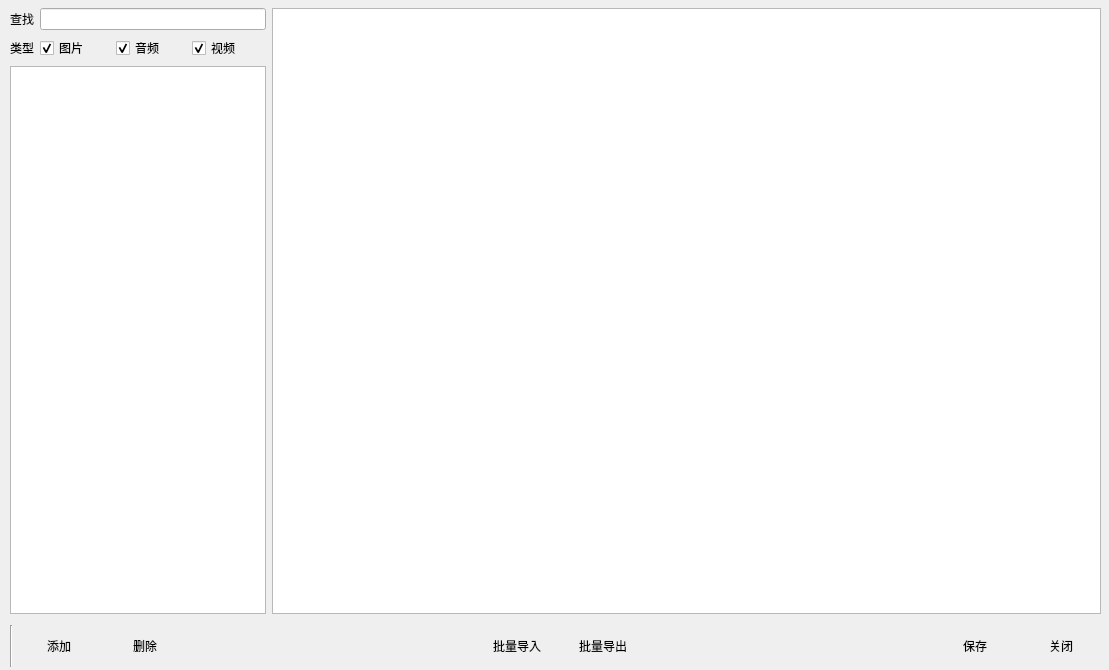
<?xml version="1.0" encoding="UTF-8"?>
<ui version="4.0">
 <class>GalleryDefineWindow</class>
 <widget class="QWidget" name="GalleryDefineWindow">
  <property name="geometry">
   <rect>
    <x>0</x>
    <y>0</y>
    <width>1109</width>
    <height>670</height>
   </rect>
  </property>
  <property name="windowTitle">
   <string>素材库管理</string>
  </property>
  <property name="windowIcon">
   <iconset resource="orion2.qrc">
    <normaloff>:/images/unique32.png</normaloff>:/images/unique32.png</iconset>
  </property>
  <widget class="QWidget" name="horizontalLayoutWidget_2">
   <property name="geometry">
    <rect>
     <x>10</x>
     <y>625</y>
     <width>1091</width>
     <height>42</height>
    </rect>
   </property>
   <layout class="QHBoxLayout" name="horizontalLayout_2">
    <item>
     <widget class="Line" name="line">
      <property name="orientation">
       <enum>Qt::Vertical</enum>
      </property>
     </widget>
    </item>
    <item>
     <widget class="QPushButton" name="addpushButton">
      <property name="text">
       <string>添加</string>
      </property>
      <property name="icon">
       <iconset resource="orion2.qrc">
        <normaloff>:/images/add.png</normaloff>:/images/add.png</iconset>
      </property>
      <property name="iconSize">
       <size>
        <width>32</width>
        <height>32</height>
       </size>
      </property>
      <property name="flat">
       <bool>true</bool>
      </property>
     </widget>
    </item>
    <item>
     <widget class="QPushButton" name="deletepushButton">
      <property name="text">
       <string>删除</string>
      </property>
      <property name="icon">
       <iconset resource="orion2.qrc">
        <normaloff>:/images/delete.png</normaloff>:/images/delete.png</iconset>
      </property>
      <property name="iconSize">
       <size>
        <width>32</width>
        <height>32</height>
       </size>
      </property>
      <property name="flat">
       <bool>true</bool>
      </property>
     </widget>
    </item>
    <item>
     <spacer name="horizontalSpacer_2">
      <property name="orientation">
       <enum>Qt::Horizontal</enum>
      </property>
      <property name="sizeHint" stdset="0">
       <size>
        <width>40</width>
        <height>20</height>
       </size>
      </property>
     </spacer>
    </item>
    <item>
     <widget class="QPushButton" name="importpushButton">
      <property name="text">
       <string>批量导入</string>
      </property>
      <property name="icon">
       <iconset resource="orion2.qrc">
        <normaloff>:/images/import.png</normaloff>:/images/import.png</iconset>
      </property>
      <property name="iconSize">
       <size>
        <width>32</width>
        <height>32</height>
       </size>
      </property>
      <property name="flat">
       <bool>true</bool>
      </property>
     </widget>
    </item>
    <item>
     <widget class="QPushButton" name="exportpushButton">
      <property name="text">
       <string>批量导出</string>
      </property>
      <property name="icon">
       <iconset resource="orion2.qrc">
        <normaloff>:/images/export.png</normaloff>:/images/export.png</iconset>
      </property>
      <property name="iconSize">
       <size>
        <width>32</width>
        <height>32</height>
       </size>
      </property>
      <property name="flat">
       <bool>true</bool>
      </property>
     </widget>
    </item>
    <item>
     <spacer name="horizontalSpacer">
      <property name="orientation">
       <enum>Qt::Horizontal</enum>
      </property>
      <property name="sizeHint" stdset="0">
       <size>
        <width>40</width>
        <height>20</height>
       </size>
      </property>
     </spacer>
    </item>
    <item>
     <widget class="QPushButton" name="savepushButton">
      <property name="text">
       <string>保存</string>
      </property>
      <property name="icon">
       <iconset resource="orion2.qrc">
        <normaloff>:/images/ok.png</normaloff>:/images/ok.png</iconset>
      </property>
      <property name="iconSize">
       <size>
        <width>32</width>
        <height>32</height>
       </size>
      </property>
      <property name="flat">
       <bool>true</bool>
      </property>
     </widget>
    </item>
    <item>
     <widget class="QPushButton" name="cancelpushButton">
      <property name="text">
       <string>关闭</string>
      </property>
      <property name="icon">
       <iconset resource="orion2.qrc">
        <normaloff>:/images/cancel.png</normaloff>:/images/cancel.png</iconset>
      </property>
      <property name="iconSize">
       <size>
        <width>32</width>
        <height>32</height>
       </size>
      </property>
      <property name="flat">
       <bool>true</bool>
      </property>
     </widget>
    </item>
   </layout>
  </widget>
  <widget class="QWidget" name="layoutWidget">
   <property name="geometry">
    <rect>
     <x>10</x>
     <y>8</y>
     <width>1091</width>
     <height>606</height>
    </rect>
   </property>
   <layout class="QHBoxLayout" name="horizontalLayout_4">
    <item>
     <layout class="QVBoxLayout" name="verticalLayout">
      <item>
       <layout class="QHBoxLayout" name="horizontalLayout_3">
        <item>
         <widget class="QLabel" name="label_4">
          <property name="text">
           <string>查找</string>
          </property>
         </widget>
        </item>
        <item>
         <widget class="QLineEdit" name="taglineEdit"/>
        </item>
       </layout>
      </item>
      <item>
       <layout class="QHBoxLayout" name="horizontalLayout" stretch="0,1">
        <property name="spacing">
         <number>2</number>
        </property>
        <item>
         <widget class="QLabel" name="label">
          <property name="text">
           <string>类型 </string>
          </property>
         </widget>
        </item>
        <item>
         <layout class="QHBoxLayout" name="horizontalLayout_5">
          <item>
           <widget class="QCheckBox" name="imagecheckBox">
            <property name="text">
             <string>图片</string>
            </property>
            <property name="checked">
             <bool>true</bool>
            </property>
           </widget>
          </item>
          <item>
           <widget class="QCheckBox" name="audiocheckBox">
            <property name="text">
             <string>音频</string>
            </property>
            <property name="checked">
             <bool>true</bool>
            </property>
           </widget>
          </item>
          <item>
           <widget class="QCheckBox" name="videocheckBox">
            <property name="text">
             <string>视频</string>
            </property>
            <property name="checked">
             <bool>true</bool>
            </property>
           </widget>
          </item>
         </layout>
        </item>
       </layout>
      </item>
      <item>
       <widget class="GalleryTreeWidget" name="treeWidget">
        <property name="editTriggers">
         <set>QAbstractItemView::DoubleClicked</set>
        </property>
        <property name="dragDropMode">
         <enum>QAbstractItemView::DropOnly</enum>
        </property>
        <attribute name="headerVisible">
         <bool>false</bool>
        </attribute>
        <column>
         <property name="text">
          <string notr="true">1</string>
         </property>
        </column>
       </widget>
      </item>
     </layout>
    </item>
    <item>
     <widget class="GalleryListWidget" name="listWidget">
      <property name="sizePolicy">
       <sizepolicy hsizetype="Expanding" vsizetype="Expanding">
        <horstretch>1</horstretch>
        <verstretch>0</verstretch>
       </sizepolicy>
      </property>
      <property name="focusPolicy">
       <enum>Qt::WheelFocus</enum>
      </property>
      <property name="editTriggers">
       <set>QAbstractItemView::NoEditTriggers</set>
      </property>
      <property name="dragEnabled">
       <bool>true</bool>
      </property>
      <property name="dragDropMode">
       <enum>QAbstractItemView::DragDrop</enum>
      </property>
      <property name="selectionMode">
       <enum>QAbstractItemView::ExtendedSelection</enum>
      </property>
      <property name="iconSize">
       <size>
        <width>128</width>
        <height>128</height>
       </size>
      </property>
      <property name="horizontalScrollMode">
       <enum>QAbstractItemView::ScrollPerItem</enum>
      </property>
      <property name="viewMode">
       <enum>QListView::IconMode</enum>
      </property>
      <property name="uniformItemSizes">
       <bool>true</bool>
      </property>
     </widget>
    </item>
   </layout>
  </widget>
 </widget>
 <customwidgets>
  <customwidget>
   <class>GalleryListWidget</class>
   <extends>QListWidget</extends>
   <header>gallerylistwidget.h</header>
  </customwidget>
  <customwidget>
   <class>GalleryTreeWidget</class>
   <extends>QTreeWidget</extends>
   <header>gallerytreewidget.h</header>
  </customwidget>
 </customwidgets>
 <resources>
  <include location="orion2.qrc"/>
 </resources>
 <connections/>
 <designerdata>
  <property name="gridDeltaX">
   <number>5</number>
  </property>
  <property name="gridDeltaY">
   <number>5</number>
  </property>
  <property name="gridSnapX">
   <bool>true</bool>
  </property>
  <property name="gridSnapY">
   <bool>true</bool>
  </property>
  <property name="gridVisible">
   <bool>true</bool>
  </property>
 </designerdata>
</ui>
